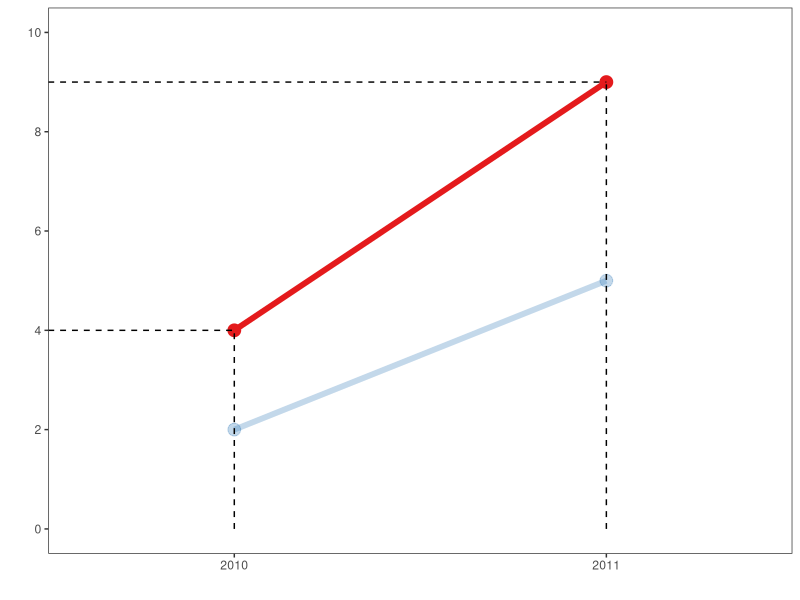
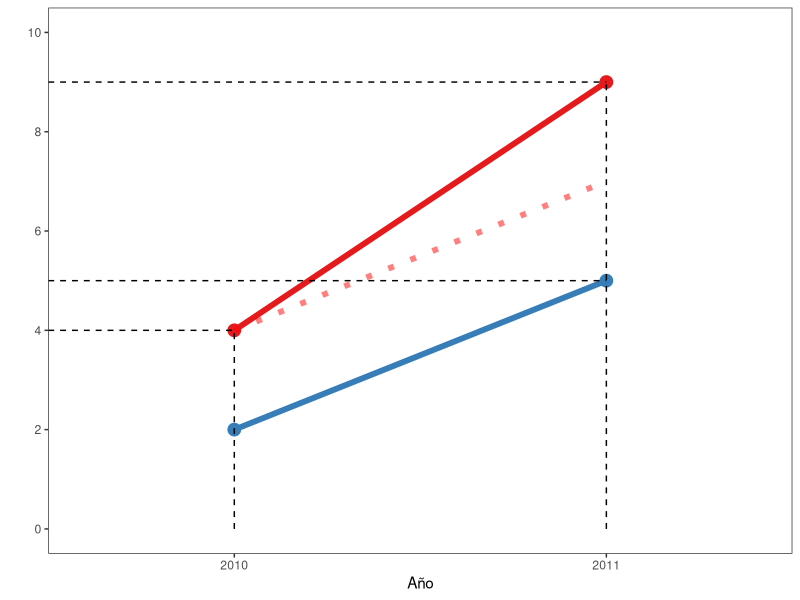
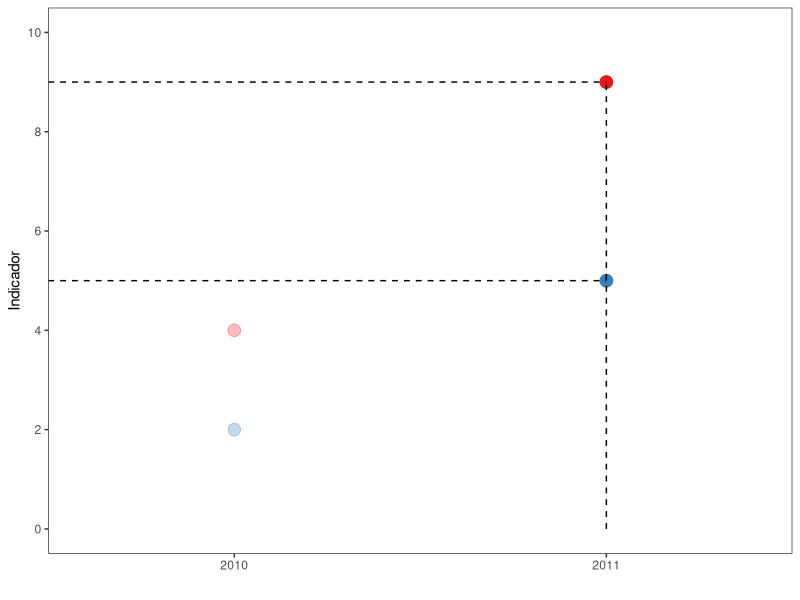

Write the R code that produced these figures, in order.
## ---- chunk 1

suppressPackageStartupMessages({
  library(tidyverse)
})

df <- tibble(zona = c("Control", "Reserva", "Control", "Reserva"),
             tiempo = c("Antes", "Antes", "Despues", "Despues"),
             ano = c(2010, 2010, 2011, 2011),
             valor = c(2, 4, 5, 9))

dfv <- tibble(x1 = c(2010, 2011, 2009.5, 2009.5),
              x2 = c(2010, 2011, 2010, 2011),
              y1 = c(0, 0, 4, 9),
              y2 = c(4, 9, 4, 9))
## ---- chunk 2
ad <- ggplot(data = df) +
  geom_line(size = 2, mapping = aes(x = ano, y = valor, color = zona, alpha = zona)) +
  geom_point(size = 4, mapping = aes(x = ano, y = valor, color = zona, alpha = zona))  +
  theme_bw() +
  theme(legend.position = "none",
        panel.grid = element_blank()) +
  guides(color = guide_legend(title = "Zona"),
         alpha = guide_legend(title = "Zona")) +
  scale_color_brewer(palette = "Set1", direction = -1) +
  labs(x = "", y = "") +
  scale_x_continuous(breaks = 2009:2012,
                     limits = c(2009.5, 2011.5),
                     expand = c(0,0)) +
  scale_y_continuous(breaks = c(0, 2, 4, 6, 8, 10),
                     limits = c(0, 10)) +
  scale_alpha_manual(values = c(0.3, 1)) +
  geom_segment(aes(x = x1, xend = x2, y = y1, yend = y2), data = dfv, linetype = "dashed")
## ---- chunk 3
dfv <- tibble(x1 = c(2011, 2009.5, 2009.5),
              x2 = c(2011, 2011, 2011),
              y1 = c(0, 5, 9),
              y2 = c(9, 5, 9))

ci <- ggplot(data = df) +
  geom_point(size = 4, mapping = aes(x = ano, y = valor, color = zona, alpha = tiempo))  +
  theme_bw() +
  theme(legend.position = "none",
        panel.grid = element_blank()) +
  guides(color = guide_legend(title = "Zona"),
         alpha = guide_legend(title = "Zona")) +
  scale_color_brewer(palette = "Set1", direction = -1) +
  labs(x = "", y = "Indicador") +
  scale_x_continuous(breaks = 2009:2012,
                     limits = c(2009.5, 2011.5),
                     expand = c(0,0)) +
  scale_y_continuous(breaks = c(0, 2, 4, 6, 8, 10),
                     limits = c(0, 10)) +
  scale_alpha_manual(values = c(0.3, 1)) +
  geom_segment(aes(x = x1, xend = x2, y = y1, yend = y2), data = dfv, linetype = "dashed")
## ---- chunk 4
dfv <- tibble(x1 = c(2010, 2011, 2009.5, 2009.5, 2009.5),
              x2 = c(2010, 2011, 2010, 2011, 2011),
              y1 = c(0, 0, 4, 5, 9),
              y2 = c(4, 9, 4, 5, 9))

dfc <- tibble(x1 = 2010, x2 = 2011, y1 = 4, y2 = 7)

adci <- ggplot(data = df) +
  geom_line(size = 2, mapping = aes(x = ano, y = valor, color = zona)) +
  geom_point(size = 4, mapping = aes(x = ano, y = valor, color = zona))  +
  theme_bw() +
  theme(legend.position = "none",
        panel.grid = element_blank()) +
  guides(color = guide_legend(title = "Zona"),
         alpha = guide_legend(title = "Zona")) +
  scale_color_brewer(palette = "Set1", direction = -1) +
  labs(x = "Año", y = "") +
  scale_x_continuous(breaks = 2009:2012,
                     limits = c(2009.5, 2011.5),
                     expand = c(0,0)) +
  scale_y_continuous(breaks = c(0, 2, 4, 6, 8, 10),
                     limits = c(0, 10)) +
  scale_alpha_manual(values = c(0.3, 1)) +
  geom_segment(aes(x = x1, xend = x2, y = y1, yend = y2), data = dfv, linetype = "dashed") +
  geom_segment(aes(x = x1, xend = x2, y = y1, yend = y2), data = dfc, linetype = "dotted", color = "red", size = 2, alpha = 0.5)
